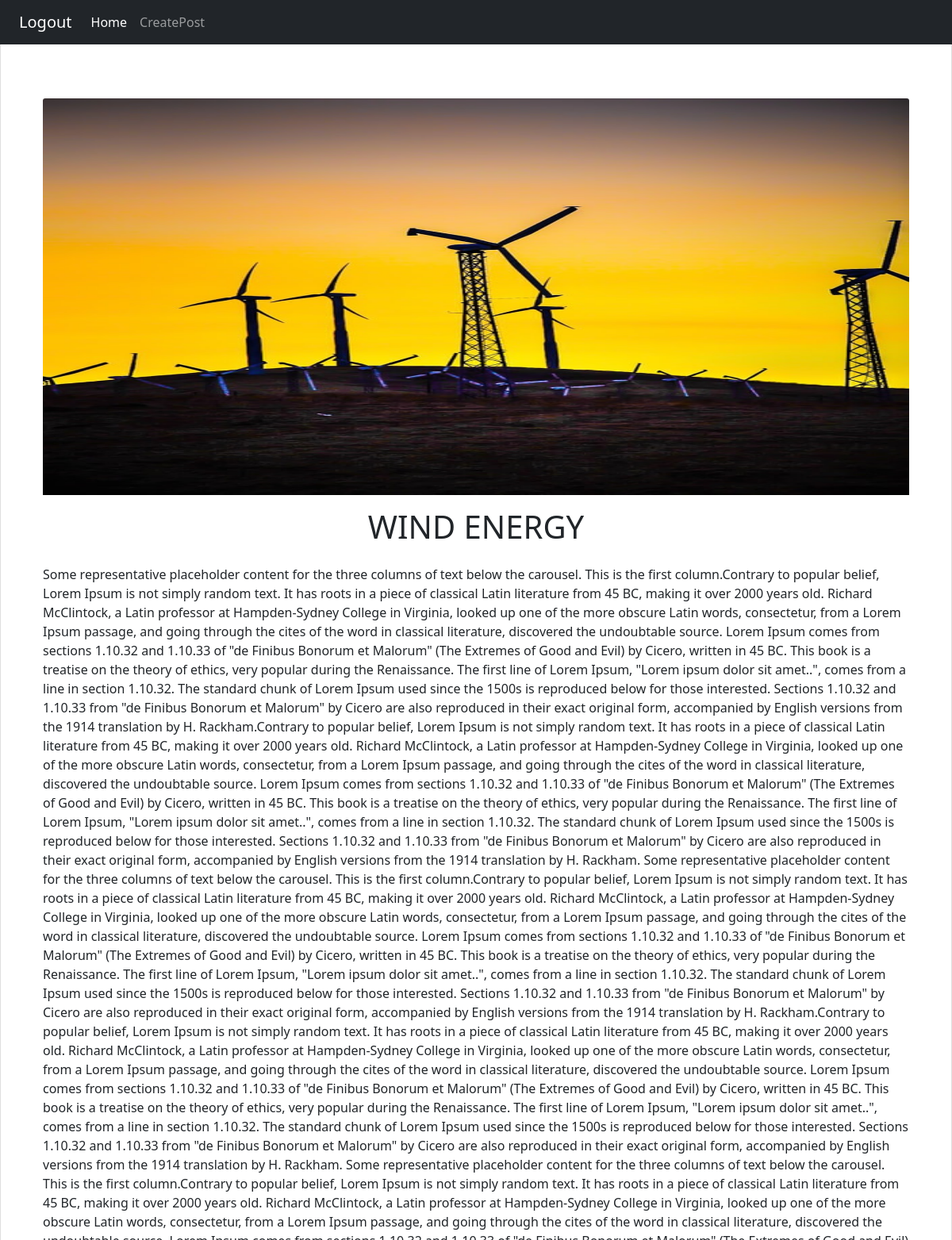
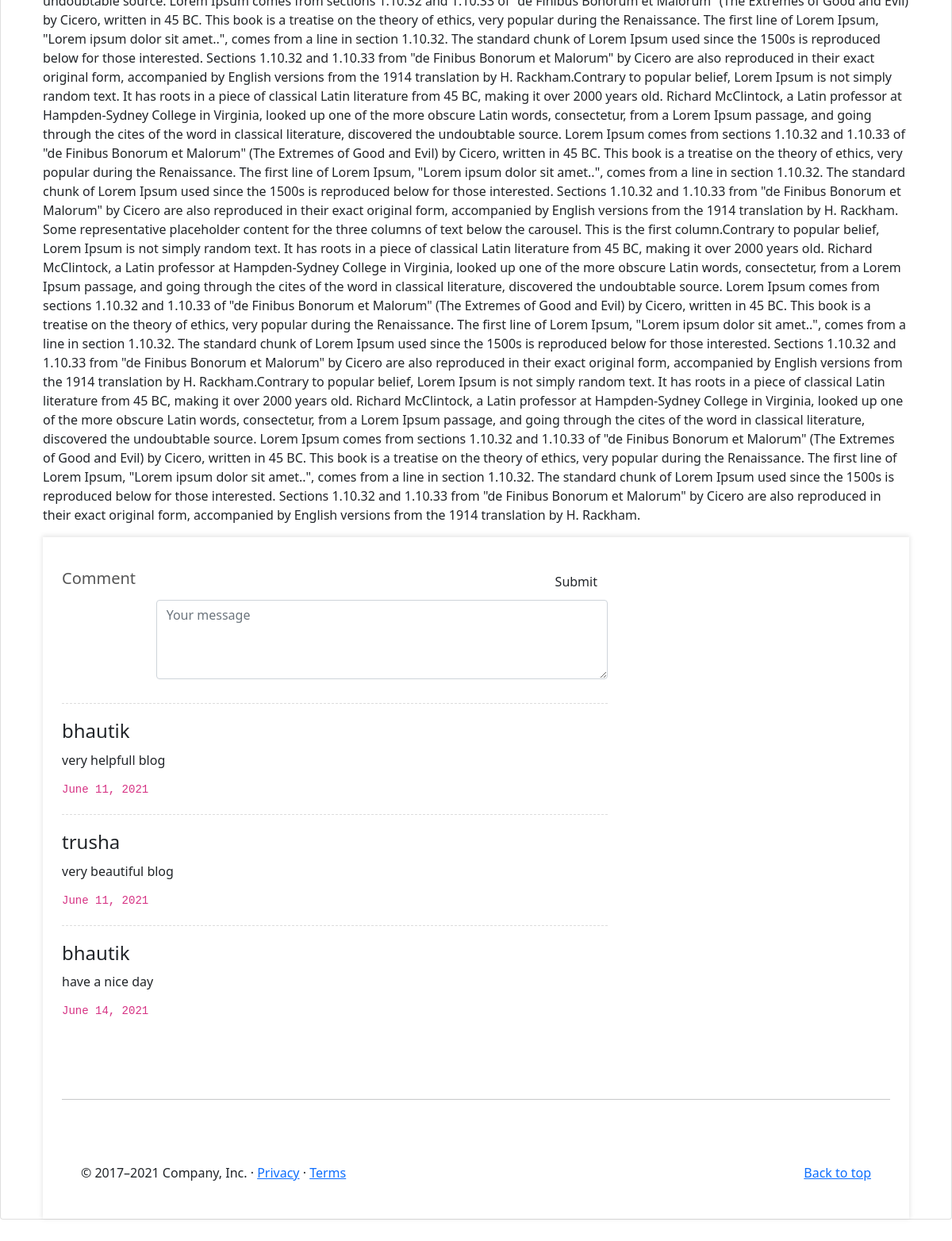
The page /viewdetailes/2/ on the database its author committed (2 pictures, top to bottom).
### myapp/models.py (models this page shows, shortened)
class Blog(models.Model):
    image=models.ImageField(upload_to='images/')
    post_title=models.CharField(max_length=100)
    posted_date=models.DateField(default=date.today)
    name=models.CharField(max_length=100)
    description=models.CharField(max_length=10000)

class Comment(models.Model):
    message=models.CharField('message',max_length=1000)
    comment_date=models.DateField(default=date.today)
    post_id=models.ForeignKey(Blog,on_delete=models.CASCADE)
    user_id=models.ForeignKey(User,on_delete=models.CASCADE)

class User(models.Model):
    username=models.CharField(max_length=100)
    email=models.EmailField()
    password=models.CharField(max_length=10)

### myapp/views.py (the view, shortened to what this page needs)
# urls.py: path('viewdetailes/<int:id>/',views.viewdetailes,name='viewdetailes'),
def viewdetailes(request,id):
    obj=Blog.objects.get(id=id)
    comment=Comment.objects.all().filter(post_id=id)
    return render(request,'viewdetails.html',{'obj':obj,'comment':comment})

### templates/viewdetails.html (shortened to what this page needs)
{% include 'header.html' %}
<link href="https://cdn.jsdelivr.net/npm/bootstrap@5.0.1/dist/css/bootstrap.min.css" rel="stylesheet">
<div class="card">
<div class="container">
          <img class="card-img-top" src="{{ obj.image.url }}" alt="Card image cap">
          <div class="card_body">
            <h1 class="title">{{ obj.post_title }}</h1>
            <p class="card-text">{{ obj.description }}</p>
 </div>
    <link href="https://maxcdn.bootstrapcdn.com/font-awesome/4.3.0/css/font-awesome.min.css" rel="stylesheet">
<section class="content-item" id="comments">
    <div class="container">
    	<div class="row">
            <div class="col-sm-8">
                <form method="POST" action="{% url 'viewdetailes' obj.id %}">
                	<h3 class="pull-left">Comment</h3>
                	<button type="submit" class="btn btn-normal pull-right">Submit</button>
                    <fieldset>
                        <div class="row">
                            <div class="col-sm-3 col-lg-2 hidden-xs">
                            </div>
                            <div class="form-group col-xs-12 col-sm-9 col-lg-10">
                                <textarea class="form-control" id="message" placeholder="Your message" name="message" required=""></textarea>
                            </div>
                        </div>
                    </fieldset>
                </form>
                {% for i in comment %}
                <div class="media">
                    <div class="media-body">
                        <h4 class="media-heading">{{ i.user_id.username }}</h4>
                        <p>{{ i.message}}</p>
                    </div>
                    <code>{{ i.comment_date }}</code>
                </div>
                {% endfor %}
 </div>
</div>
               <hr class="featurette-divider">
     {% include 'footer.html' %}

### templates/header.html (shortened to what this page needs)
<!doctype html>
<html lang="en">
  <head>
<link href="/docs/5.0/dist/css/bootstrap.min.css" rel="stylesheet">
<link href="https://cdn.jsdelivr.net/npm/bootstrap@5.0.1/dist/css/bootstrap.min.css" rel="stylesheet">
    <link href="carousel.css" rel="stylesheet">
  </head>
  <body>
<header>
  <nav class="navbar navbar-expand-md navbar-dark fixed-top bg-dark">
    <div class="container-fluid">
      <a class="navbar-brand" href="{% url 'logout' %}" >Logout</a>
      <div class="collapse navbar-collapse" id="navbarCollapse">
        <ul class="navbar-nav me-auto mb-2 mb-md-0">
          <li class="nav-item">
            <a class="nav-link active" aria-current="page" href="{% url 'home' %}">Home</a>
          </li>
          <li class="nav-item">
            <a class="nav-link" href="{% url 'create_post' %}" >CreatePost</a>
          </li>
        </ul>
      </div>
    </div>
  </nav>
</header>
  </body>

### templates/footer.html
<footer class="container">
    <p class="float-end"><a href="#">Back to top</a></p>
    <p>&copy; 2017–2021 Company, Inc. &middot; <a href="#">Privacy</a> &middot; <a href="#">Terms</a></p>
  </footer>

### templates/viewdetails.html (style rules this page uses)
.card { height:100vh; width:100vw; }
.card img { margin-top:75px; height:500px; weidth:100vw; }
.title { margin-top: 1rem; margin-bottom: 1.5rem; text-align: center; }
body { margin-top:20px; }
.content-item { padding:30px 0; background-color:#FFFFFF; }
.content-item h3 { font-weight:400; font-size:20px; color:#555555; margin:10px 0 15px; padding:0; }
#comments { box-shadow: 0 -1px 6px 1px rgba(0,0,0,0.1); background-color:#FFFFFF; }
#comments form { margin-bottom:30px; }
#comments .btn { margin-top:7px; }
#comments form fieldset { clear:both; }
#comments form textarea { height:100px; }
#comments .media { border-top:1px dashed #DDDDDD; padding:20px 0; margin:0; }
#comments .media h4 { margin:0 0 10px; }
#comments .media p { margin-bottom:15px; text-align:justify; }

### templates/header.html (style rules this page uses)
body { padding-top: 3rem; padding-bottom: 3rem; color: #5a5a5a; }
.featurette-divider { margin: 5rem 0; }

### rows shown on the page
Blog: image (picture), post_title "WIND ENERGY", description "Some representative placeholder content for the three columns of text below the carousel. This is the first column.Contrary to popular belief, Lorem Ipsum is not simply random text. It has roots in a piece of classical Latin literature from 45 BC, making it over 2000 years old. Richard McClintock, a Latin professor at Hampden-Sydney College in Virginia, looked up one of the more obscure Latin words, consectetur, from a Lorem Ipsum passage, and going through the cites of the word in classical literature, discovered the undoubtable source. Lorem Ipsum comes from sections 1.10.32 and 1.10.33 of \"de Finibus Bonorum et Malorum\" (The Extremes of Good and Evil) by Cicero, written in 45 BC. This…"
Comment: user_id.username "bhautik", message "very helpfull blog", comment_date "June 11, 2021"
Comment: user_id.username "trusha", message "very beautiful blog", comment_date "June 11, 2021"
Comment: user_id.username "bhautik", message "have a nice day", comment_date "June 14, 2021"
